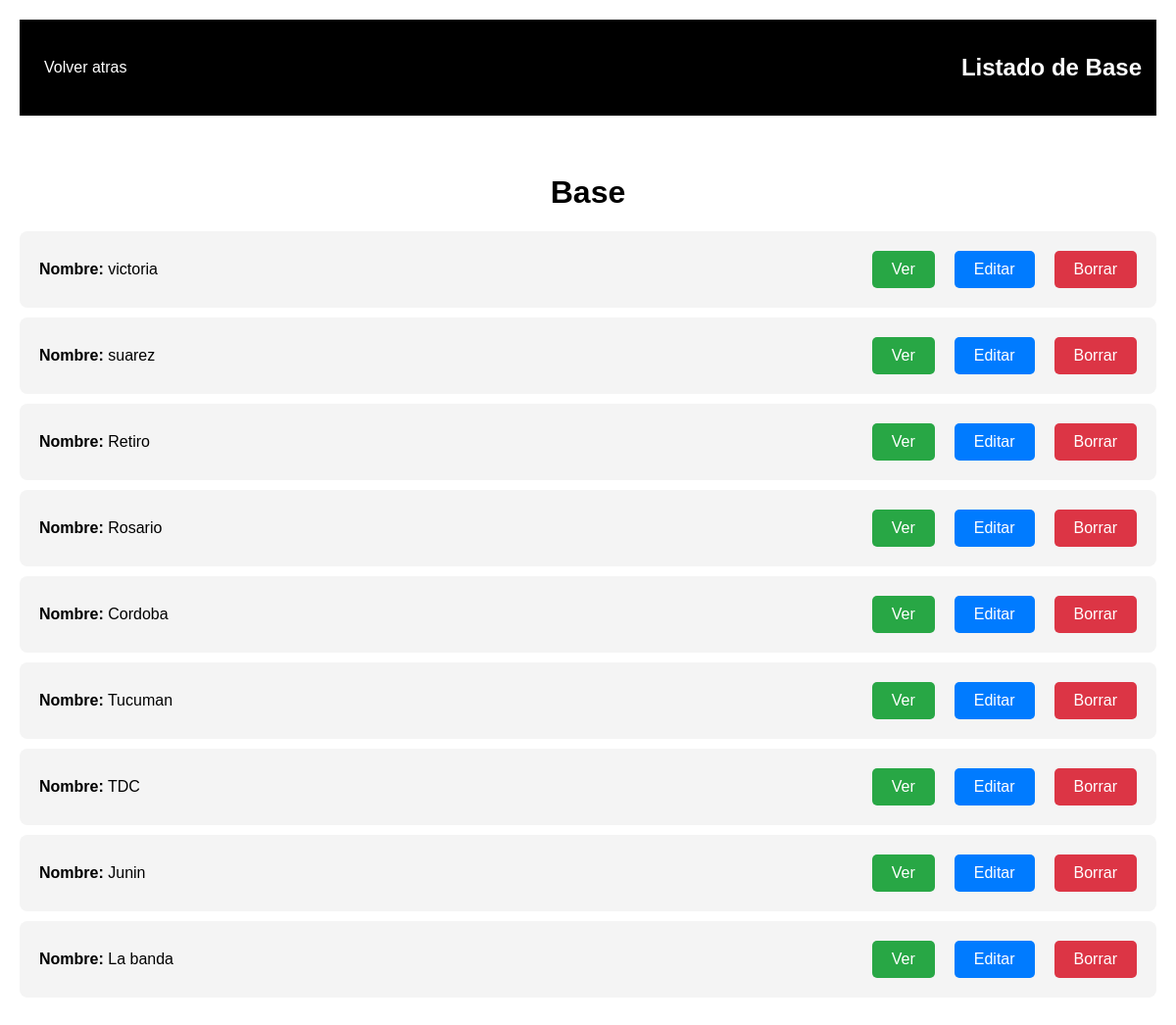
Before: /clases/listabase/ with the older database file.
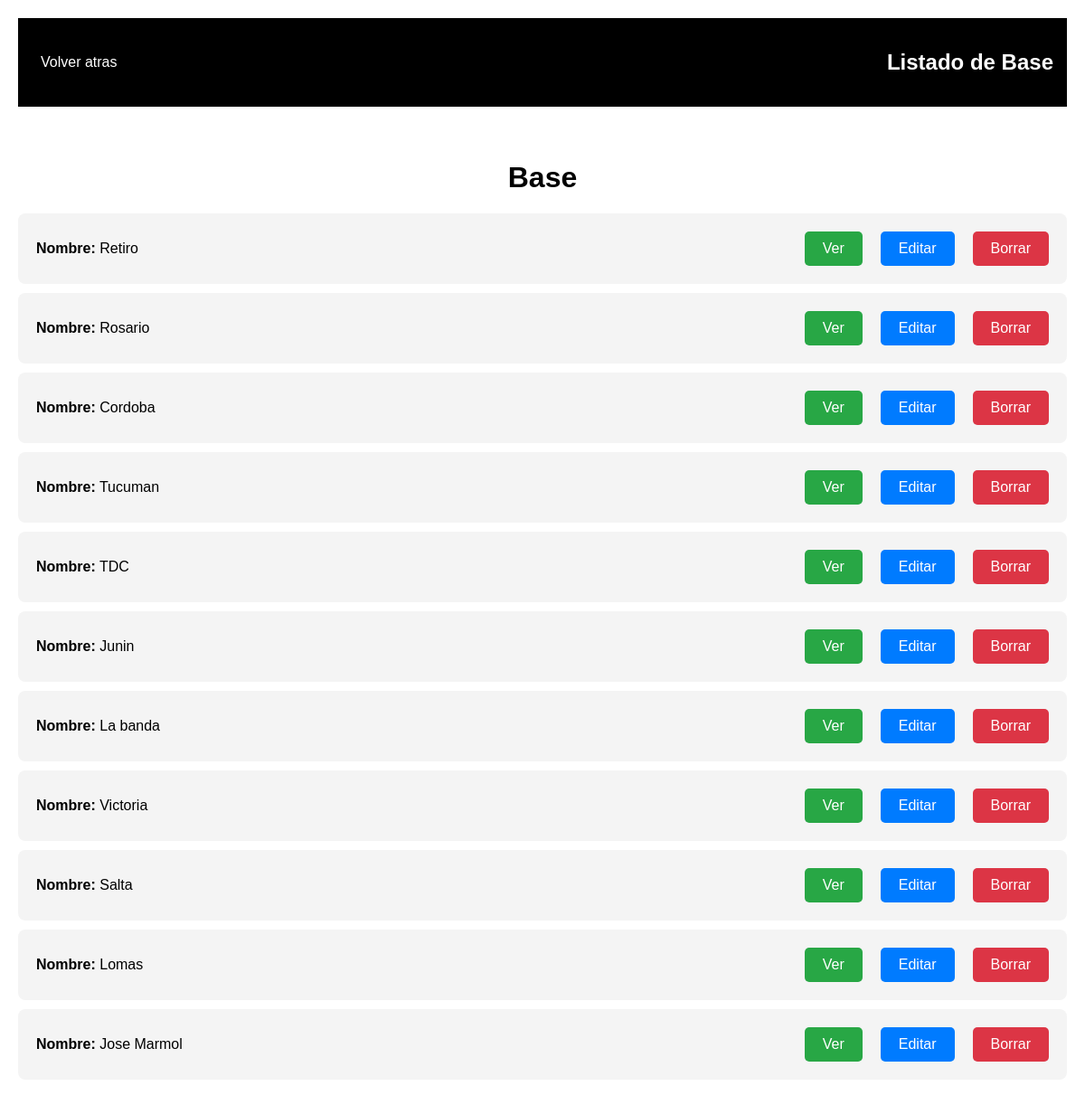
After: the same page with the newer database file.
### App/models.py (models this page shows, shortened)
class Base(models.Model):
    nombre = models.CharField(max_length=40)

### App/views_clases.py (the view)
# urls.py: path('clases/listabase/', views_clases.BaseListView.as_view(), name='Listbase'),
class BaseListView(ListView):
    model = Base  # Modelo con el que trabaja esta vista
    context_object_name = "base"
    template_name = "App/base_list.html" # Plantilla para renderizar la lista

### App/templates/app/base_list.html (shortened to what this page needs)
<!DOCTYPE html>
<html lang="en">
<head>
</head>
<body>
    <div class="navbar">
        <div>
            <a href="{% url 'busquedanombrebase' %}">Volver atras</a>
        </div>
        <div>
            <h2>Listado de Base</h2>
        </div>
    </div>
    <h1>Base</h1>
    <ul>
        {% for base in base %}
            <li>
                <p><strong>Nombre:</strong> {{ base.nombre }}</p>
                <div class="button-container">
                    <a class="btn btn-ver" href="{% url 'Detailbase' base.id %}">Ver</a>
                    <a class="btn btn-editar" href="{% url 'Editbase' base.id %}">Editar</a>
                    <a class="btn btn-eliminar" href="{% url 'Deletebase' base.id %}">Borrar</a>
                </div>
            </li>
        {% endfor %}
    </ul>
</body>
</html>

### App/templates/app/base_list.html (style rules this page uses)
.navbar { background-color: #000; color: white; padding: 15px; display: flex; justify-content: space-between; align-items: center; }
.navbar a { color: white; text-decoration: none; padding: 10px; }
body { font-family: Arial, sans-serif; margin: 0; padding: 20px; }
h1 { margin-top: 60px; text-align: center; }
ul { list-style-type: none; padding: 0; }
li { background-color: #f4f4f4; margin: 10px 0; padding: 20px; border-radius: 8px; display: flex; justify-content: space-between; align-items: center; }
li p { margin: 0; flex-grow: 1; }
.btn { padding: 10px 20px; border: none; border-radius: 5px; cursor: pointer; text-decoration: none; color: white; font-size: 16px; margin-left: 10px; }
.btn-ver { background-color: #28a745; }
.btn-editar { background-color: #007bff; }
.btn-eliminar { background-color: #dc3545; }
.button-container { display: flex; gap: 10px; }

Changed rows visible on the page:
removed Base: nombre "victoria"
removed Base: nombre "suarez"
added Base: nombre "Victoria"
added Base: nombre "Salta"
added Base: nombre "Lomas"
added Base: nombre "Jose Marmol"
